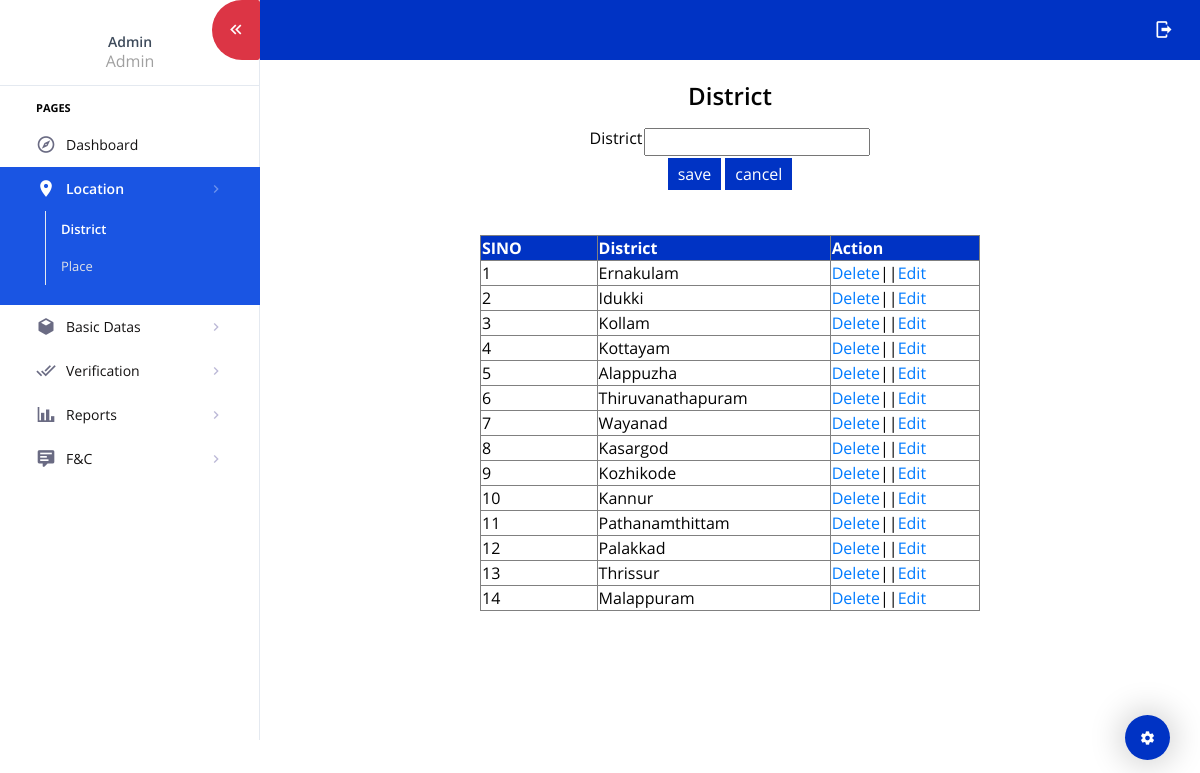
/Admin/District.php (signed in), run on the app's committed database.
### tables this page shows
CREATE TABLE `tbl_district` (
  `district_id` int(11) NOT NULL,
  `district_name` varchar(50) NOT NULL
);

### web/Admin/District.php (the view, shortened to what this page needs)
<!DOCTYPE html PUBLIC "-//W3C//DTD XHTML 1.0 Transitional//EN" "http://www.w3.org/TR/xhtml1/DTD/xhtml1-transitional.dtd">
<html xmlns="http://www.w3.org/1999/xhtml">
<head>
</head>
<body>
<?php
include("Head.php");
			?>
   			 <?php
$disid = "";
$disname = "";
	?>
    <br>
<form id="form1" name="form1" method="post" action="">
	<h3 align="center">District</h3>
  <table width="200" border="0" align="center">
    <tr>
      <td>District  </td>
      <td><label for="txt_district"></label>
      <input type="text" name="txt_district" id="txt_district"value="<?php echo $disname ?>" required/> <input type="hidden" name="txt_id" value="<?php echo $disid ?>"/></td>
    </tr>
    <tr>
      <td colspan="2" align="center"><input type="submit" name="btn_save" id="btn_save" value="save" style="background-color:#0033c4;border:white;color:white;padding:5px 10px"/>
      <input type="submit" name="btn_cancel" id="btn_cancel" value="cancel" style="background-color:#0033c4;border:white;color:white;padding:5px 10px"/></td>
    </tr>
  </table>
  <br />
  <br />
  <table width="500" border="1" align="center">
    <tr style="background-color:#0033c4;color:white">
      <th width="76">SINO</th>
      <th width="98">District</th>
      <th width="8">Action</th>
    </tr>
    <?php
	$i=0;
	$selQry= "select * from tbl_district";
	$row=$Conn->query($selQry);
	while($data=$row->fetch_assoc())
	{
		$i++;
	?>
    <tr>
      <td><?php echo $i?></td>
      <td><?php echo $data["district_name"]?></td>
      <td><a href="District.php?did=<?php echo $data ["district_id"]?>">Delete</a>||<a href="district.php?eid=<?php echo $data ["district_id"]?>">Edit</a></td>
    </tr>
    <?php
	}
	?>
  </table>
</form>
</body>
<br><br>
<?php
include("Foot.php");
?>
</html>

### web/Admin/Head.php (shortened to what this page needs)
<!DOCTYPE html>
<html lang="en">
  <head>
    <link rel="stylesheet" href="../Assets/Template/Admin/assets/vendors/mdi/css/materialdesignicons.min.css">
    <link rel="stylesheet" href="../Assets/Template/Admin/assets/vendors/flag-icon-css/css/flag-icon.min.css">
    <link rel="stylesheet" href="../Assets/Template/Admin/assets/vendors/css/vendor.bundle.base.css">
    <link rel="stylesheet" href="../Assets/Template/Admin/assets/vendors/jquery-bar-rating/css-stars.css" />
    <link rel="stylesheet" href="../Assets/Template/Admin/assets/vendors/font-awesome/css/font-awesome.min.css" />
    <link rel="stylesheet" href="../Assets/Template/Admin/assets/css/demo_1/style.css" />
  </head>
  <body>
    <div class="container-scroller">
      <nav class="sidebar sidebar-offcanvas" id="sidebar">
        <ul class="nav">
          <li class="nav-item nav-profile border-bottom">
            <a href="#" class="nav-link flex-column">
              <div class="nav-profile-text d-flex ml-0 mb-3 flex-column">
                <span class="font-weight-semibold mb-1 mt-2 text-center"><?php echo $_SESSION["adname"] ?></span>
                <span class="text-secondary icon-sm text-center">Admin</span>
              </div>
            </a>
          </li>
          <li class="pt-2 pb-1">
            <span class="nav-item-head"> Pages</span>
          </li>
          <li class="nav-item">
            <a class="nav-link" href="Homepage.php">
              <i class="mdi mdi-compass-outline menu-icon"></i>
              <span class="menu-title">Dashboard</span>
            </a>
          </li>
          <li class="nav-item">
            <a class="nav-link" data-toggle="collapse" href="#ui-basic" aria-expanded="false" aria-controls="ui-basic">
              <i class="mdi mdi-map-marker menu-icon"></i>
              <span class="menu-title">Location</span>
              <i class="menu-arrow"></i>
            </a>
            <div class="collapse" id="ui-basic">
              <ul class="nav flex-column sub-menu">
                <li class="nav-item">
                  <a class="nav-link" href="District.php">District</a>
                </li>
                <li class="nav-item">
                  <a class="nav-link" href="Place.php">Place</a>
                </li>
              </ul>
            </div>
          </li>
          <li class="nav-item">
            <a class="nav-link" data-toggle="collapse" href="#ui-data" aria-expanded="false" aria-controls="ui-data">
              <i class="mdi mdi-cube menu-icon"></i>
              <span class="menu-title">Basic Datas</span>
              <i class="menu-arrow"></i>
            </a>
        </li>
            <li class="nav-item">
            <a class="nav-link" data-toggle="collapse" href="#ui-ver" aria-expanded="false" aria-controls="ui-ver">
              <i class="mdi mdi-check-all menu-icon"></i>
              <span class="menu-title">Verification</span>
              <i class="menu-arrow"></i>
            </a>
          </li>
          <li class="nav-item">
            <a class="nav-link" data-toggle="collapse" href="#ui-rep" aria-expanded="false" aria-controls="ui-rep">
              <i class="mdi mdi-chart-bar menu-icon"></i>
              <span class="menu-title">Reports</span>
              <i class="menu-arrow"></i>
            </a>
        </li>
        <li class="nav-item">
            <a class="nav-link" data-toggle="collapse" href="#ui-fc" aria-expanded="false" aria-controls="ui-fc">
              <i class="mdi mdi-comment-text menu-icon"></i>
              <span class="menu-title">F&C</span>
              <i class="menu-arrow"></i>
            </a>
        </li>
        </ul>
      </nav>
      <div class="container-fluid page-body-wrapper">
        <div id="settings-trigger"><i class="mdi mdi-settings"></i></div>
        <nav class="navbar default-layout-navbar col-lg-12 col-12 p-0 fixed-top d-flex flex-row">
          <div class="navbar-menu-wrapper d-flex align-items-stretch">
            <button class="navbar-toggler navbar-toggler align-self-center" type="button" data-toggle="minimize">
              <span class="mdi mdi-chevron-double-left"></span>
            </button>
            <ul class="navbar-nav navbar-nav-right">
              <li class="nav-item nav-logout d-none d-lg-block">
                <a class="nav-link" href="Logout.php">
                  <i class="mdi mdi-logout"></i>
                </a>
              </li>
            </ul>
          </div>
        </nav>
        <div class="main-panel">

### web/Admin/Foot.php (shortened to what this page needs)
  </body>
</html>

### data on the page
tbl_district: district_name "Ernakulam"
tbl_district: district_name "Idukki"
tbl_district: district_name "Kollam"
tbl_district: district_name "Kottayam"
tbl_district: district_name "Alappuzha"
tbl_district: district_name "Thiruvanathapuram"
tbl_district: district_name "Wayanad"
tbl_district: district_name "Kasargod"
tbl_district: district_name "Kozhikode"
tbl_district: district_name "Kannur"
tbl_district: district_name "Pathanamthittam"
tbl_district: district_name "Palakkad"
tbl_district: district_name "Thrissur"
tbl_district: district_name "Malappuram"

### other printed values
$_SESSION["adname"] "Admin"
